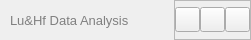
     <widget class="QWidget" name="header_content" native="true">
      <property name="minimumSize">
       <size>
        <width>0</width>
        <height>40</height>
       </size>
      </property>
      <property name="maximumSize">
       <size>
        <width>16777214</width>
        <height>40</height>
       </size>
      </property>
      <layout class="QHBoxLayout" name="horizontalLayout">
       <property name="spacing">
        <number>5</number>
       </property>
       <property name="leftMargin">
        <number>10</number>
       </property>
       <property name="topMargin">
        <number>0</number>
       </property>
       <property name="rightMargin">
        <number>0</number>
       </property>
       <property name="bottomMargin">
        <number>0</number>
       </property>
       <item>
        <widget class="QLabel" name="label_nome_pag_atual">
         <property name="font">
          <font>
           <family>Arial</family>
           <pointsize>10</pointsize>
          </font>
         </property>
         <property name="styleSheet">
          <string notr="true">color:grey;

</string>
         </property>
         <property name="text">
          <string>Lu&amp;Hf Data Analysis</string>
         </property>
        </widget>
       </item>
       <item>
        <spacer name="horizontalSpacer">
         <property name="orientation">
          <enum>Qt::Horizontal</enum>
         </property>
         <property name="sizeType">
          <enum>QSizePolicy::Expanding</enum>
         </property>
         <property name="sizeHint" stdset="0">
          <size>
           <width>40</width>
           <height>20</height>
          </size>
         </property>
        </spacer>
       </item>
       <item alignment="Qt::AlignRight">
        <widget class="QFrame" name="frame_redm_janela">
         <property name="frameShape">
          <enum>QFrame::StyledPanel</enum>
         </property>
         <property name="frameShadow">
          <enum>QFrame::Raised</enum>
         </property>
         <layout class="QHBoxLayout" name="horizontalLayout_4">
          <property name="spacing">
           <number>0</number>
          </property>
          <property name="leftMargin">
           <number>0</number>
          </property>
          <property name="topMargin">
           <number>0</number>
          </property>
          <property name="rightMargin">
           <number>0</number>
          </property>
          <property name="bottomMargin">
           <number>0</number>
          </property>
          <item>
           <widget class="QPushButton" name="btn_minimizar_janela">
            <property name="minimumSize">
             <size>
              <width>25</width>
              <height>25</height>
             </size>
            </property>
            <property name="maximumSize">
             <size>
              <width>25</width>
              <height>25</height>
             </size>
            </property>
            <property name="toolTip">
             <string>Minimizar</string>
            </property>
            <property name="styleSheet">
             <string notr="true">background-image: url(:/icones/icons/icon_minimize.png);</string>
            </property>
            <property name="text">
             <string/>
            </property>
           </widget>
          </item>
          <item>
           <widget class="QPushButton" name="btn_maximizar_janela">
            <property name="minimumSize">
             <size>
              <width>25</width>
              <height>25</height>
             </size>
            </property>
            <property name="maximumSize">
             <size>
              <width>25</width>
              <height>25</height>
             </size>
            </property>
            <property name="toolTip">
             <string>Maximizar</string>
            </property>
            <property name="styleSheet">
             <string notr="true">background-image: url(:/icones/icons/cil-window-restore.png);</string>
            </property>
            <property name="text">
             <string/>
            </property>
           </widget>
          </item>
          <item>
           <widget class="QPushButton" name="btn_fechar_janela">
            <property name="minimumSize">
             <size>
              <width>25</width>
              <height>25</height>
             </size>
            </property>
            <property name="maximumSize">
             <size>
              <width>25</width>
              <height>25</height>
             </size>
            </property>
            <property name="toolTip">
             <string>Fechar</string>
            </property>
            <property name="styleSheet">
             <string notr="true">background-image: url(:/icones/icons/icon_close.png);</string>
            </property>
            <property name="text">
             <string/>
            </property>
           </widget>
          </item>
         </layout>
        </widget>
       </item>
      </layout>
     </widget>
